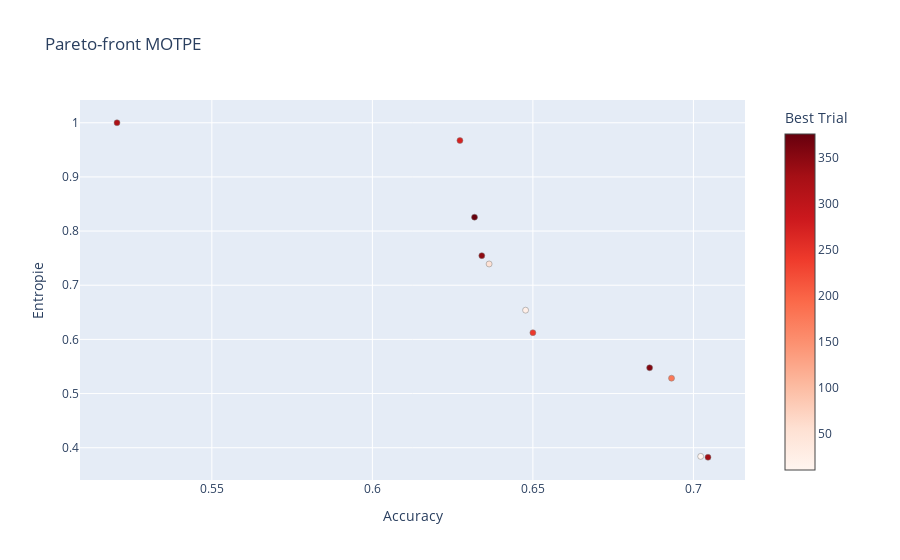

Write notebook code for a chart like this one.
### Code cell
fig = optuna.visualization.plot_pareto_front(exp, target_names=["Accuracy", "Entropie"], include_dominated_trials=False)
#fig = optuna.visualization.plot_pareto_front(motpe_experiment, target_names=["objective 1", "objective 2"])
fig.layout.title = 'Pareto-front MOTPE'
fig

### Figure 1 — Plotly figure (JSON) as saved in the notebook; plotly's stock layout.template omitted (floating-point values rounded to 4 significant figures)
{"data": [{"hovertemplate": "%{text}<extra>Trial</extra>", "marker": {"color": [], "colorbar": {"title": {"text": "Trial"}}, "colorscale": [[0, "rgb(247,251,255)"], [0.125, "rgb(222,235,247)"], [0.25, "rgb(198,219,239)"], [0.375, "rgb(158,202,225)"], [0.5, "rgb(107,174,214)"], [0.625, "rgb(66,146,198)"], [0.75, "rgb(33,113,181)"], [0.875, "rgb(8,81,156)"], [1, "rgb(8,48,107)"]], "line": {"color": "Grey", "width": 0.5}}, "mode": "markers", "showlegend": false, "text": [], "type": "scatter", "x": [], "y": []}, {"hovertemplate": "%{text}<extra>Best Trial</extra>", "marker": {"color": [11, 23, 52, 178, 243, 272, 321, 333, 347, 356, 376], "colorbar": {"title": {"text": "Best Trial"}, "x": 1, "xpad": 40}, "colorscale": [[0, "rgb(255,245,240)"], [0.125, "rgb(254,224,210)"], [0.25, "rgb(252,187,161)"], [0.375, "rgb(252,146,114)"], [0.5, "rgb(251,106,74)"], [0.625, "rgb(239,59,44)"], [0.75, "rgb(203,24,29)"], [0.875, "rgb(165,15,21)"], [1, "rgb(103,0,13)"]], "line": {"color": "Grey", "width": 0.5}}, "mode": "markers", "showlegend": false, "text": ["{<br>  \"number\": 11,<br>  \"values\": [<br>    0.7022727272727273,<br>    0.38399748468717065<br>  ],<br>  \"params\": {<br>    \"classifier\": \"RandomForest\",<br>    \"rf_n_estimators\": 180,<br>    \"rf_max_depth\": 17,<br>    \"rf_min_samples_split\": 0.5600381067672756,<br>    \"rf_min_samples_leaf\": 0.09132064764265904,<br>    \"rf_max_features\": \"sqrt\",<br>    \"rf_random_state\": 42<br>  }<br>}", "{<br>  \"number\": 23,<br>  \"values\": [<br>    0.6477272727272727,<br>    0.6539395016150875<br>  ],<br>  \"params\": {<br>    \"classifier\": \"RandomForest\",<br>    \"rf_n_estimators\": 20,<br>    \"rf_max_depth\": 25,<br>    \"rf_min_samples_split\": 0.4164576729849304,<br>    \"rf_min_samples_leaf\": 0.24339527262834357,<br>    \"rf_max_features\": \"sqrt\",<br>    \"rf_random_state\": 42<br>  }<br>}", "{<br>  \"number\": 52,<br>  \"values\": [<br>    0.6363636363636364,<br>    0.7392427386938296<br>  ],<br>  \"params\": {<br>    \"classifier\": \"RandomForest\",<br>    \"rf_n_estimators\": 390,<br>    \"rf_max_depth\": 31,<br>    \"rf_min_samples_split\": 0.22782796529253463,<br>    \"rf_min_samples_leaf\": 0.29934097049171476,<br>    \"rf_max_features\": \"sqrt\",<br>    \"rf_random_state\": 42<br>  }<br>}", "{<br>  \"number\": 178,<br>  \"values\": [<br>    0.6931818181818182,<br>    0.5283671441743654<br>  ],<br>  \"params\": {<br>    \"classifier\": \"RandomForest\",<br>    \"rf_n_estimators\": 20,<br>    \"rf_max_depth\": 24,<br>    \"rf_min_samples_split\": 0.35976110471400835,<br>    \"rf_min_samples_leaf\": 0.17078896371471847,<br>    \"rf_max_features\": \"sqrt\",<br>    \"rf_random_state\": 42<br>  }<br>}", "{<br>  \"number\": 243,<br>  \"values\": [<br>    0.65,<br>    0.6123147946610519<br>  ],<br>  \"params\": {<br>    \"classifier\": \"RandomForest\",<br>    \"rf_n_estimators\": 70,<br>    \"rf_max_depth\": 30,<br>    \"rf_min_samples_split\": 0.10602702276504407,<br>    \"rf_min_samples_leaf\": 0.26653126002744754,<br>    \"rf_max_features\": \"sqrt\",<br>    \"rf_random_state\": 42<br>  }<br>}", "{<br>  \"number\": 272,<br>  \"values\": [<br>    0.6272727272727273,<br>    0.967172514518043<br>  ],<br>  \"params\": {<br>    \"classifier\": \"RandomForest\",<br>    \"rf_n_estimators\": 10,<br>    \"rf_max_depth\": 9,<br>    \"rf_min_samples_split\": 0.43935208877176607,<br>    \"rf_min_samples_leaf\": 0.29203234669385897,<br>    \"rf_max_features\": \"sqrt\",<br>    \"rf_random_state\": 42<br>  }<br>}", "{<br>  \"number\": 321,<br>  \"values\": [<br>    0.5204545454545455,<br>    1.0<br>  ],<br>  \"params\": {<br>    \"classifier\": \"RandomForest\",<br>    \"rf_n_estimators\": 280,<br>    \"rf_max_depth\": 4,<br>    \"rf_min_samples_split\": 0.25967173939933863,<br>    \"rf_min_samples_leaf\": 0.32352629351861784,<br>    \"rf_max_features\": \"log2\",<br>    \"rf_random_state\": 42<br>  }<br>}", "{<br>  \"number\": 333,<br>  \"values\": [<br>    0.7045454545454546,<br>    0.3823993198342718<br>  ],<br>  \"params\": {<br>    \"classifier\": \"RandomForest\",<br>    \"rf_n_estimators\": 60,<br>    \"rf_max_depth\": 16,<br>    \"rf_min_samples_split\": 0.013903700102925054,<br>    \"rf_min_samples_leaf\": 0.1033575289133497,<br>    \"rf_max_features\": \"sqrt\",<br>    \"rf_random_state\": 42<br>  }<br>}", "{<br>  \"number\": 347,<br>  \"values\": [<br>    0.634090909090909,<br>    0.7546266112332893<br>  ],<br>  \"params\": {<br>    \"classifier\": \"RandomForest\",<br>    \"rf_n_estimators\": 180,<br>    \"rf_max_depth\": 9,<br>    \"rf_min_samples_split\": 0.30101697996323096,<br>    \"rf_min_samples_leaf\": 0.2980985586060674,<br>    \"rf_max_features\": \"sqrt\",<br>    \"rf_random_state\": 42<br>  }<br>}", "{<br>  \"number\": 356,<br>  \"values\": [<br>    0.6863636363636364,<br>    0.547614377853741<br>  ],<br>  \"params\": {<br>    \"classifier\": \"RandomForest\",<br>    \"rf_n_estimators\": 20,<br>    \"rf_max_depth\": 28,<br>    \"rf_min_samples_split\": 0.18865394480254083,<br>    \"rf_min_samples_leaf\": 0.17574267784307765,<br>    \"rf_max_features\": \"sqrt\",<br>    \"rf_random_state\": 42<br>  }<br>}", "{<br>  \"number\": 376,<br>  \"values\": [<br>    0.6318181818181818,<br>    0.8256766332564188<br>  ],<br>  \"params\": {<br>    \"classifier\": \"RandomForest\",<br>    \"rf_n_estimators\": 120,<br>    \"rf_max_depth\": 13,<br>    \"rf_min_samples_split\": 0.5424624318979371,<br>    \"rf_min_samples_leaf\": 0.31101592170659953,<br>    \"rf_max_features\": \"log2\",<br>    \"rf_random_state\": 42<br>  }<br>}"], "type": "scatter", "x": [0.7023, 0.6477, 0.6364, 0.6932, 0.65, 0.6273, 0.5205, 0.7045, 0.6341, 0.6864, 0.6318], "y": [0.384, 0.6539, 0.7392, 0.5284, 0.6123, 0.9672, 1, 0.3824, 0.7546, 0.5476, 0.8257]}], "layout": {"title": {"text": "Pareto-front MOTPE"}, "xaxis": {"title": {"text": "Accuracy"}}, "yaxis": {"title": {"text": "Entropie"}}}}
